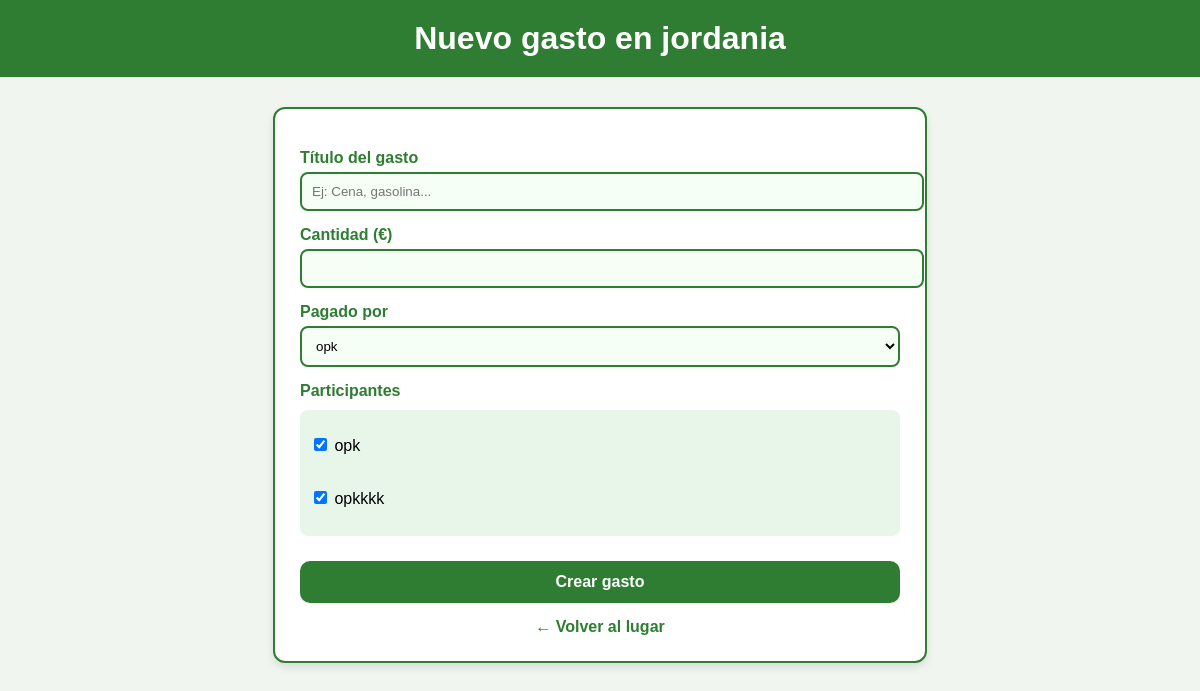
The page /lugares/12/gastos/crear/ on the database its author committed.
### trips/models.py (models this page shows, shortened)
class Lugar(models.Model):
    nombre = models.CharField(max_length=200)
    descripcion = models.TextField(blank=True)
    creado_en = models.DateTimeField(auto_now_add=True)

class MiembroLugar(models.Model):
    lugar = models.ForeignKey(Lugar, on_delete=models.CASCADE, related_name='miembros')
    usuario = models.ForeignKey(Usuario, on_delete=models.CASCADE)
    fecha_union = models.DateTimeField(auto_now_add=True)
    class Meta:
        unique_together = ('lugar', 'usuario')

### trips/views.py (the view, shortened to what this page needs)
# urls.py: path("lugares/<int:lugar_id>/gastos/crear/", CrearGastoFormView.as_view(), name="crear_gasto"),
class CrearGastoFormView(View):
    def get(self, request, lugar_id):
        lugar = get_object_or_404(Lugar, pk=lugar_id)
        miembros = MiembroLugar.objects.filter(lugar=lugar)
        return render(request, "trips/crear_gasto.html", {
            "lugar": lugar,
            "miembros": miembros
        })

### trips/templates/trips/crear_gasto.html (shortened to what this page needs)
<!DOCTYPE html>
<html lang="es">
<head>
</head>
<body>
<header>
    <h1>Nuevo gasto en {{ lugar.nombre }}</h1>
</header>
<div class="container">
    <form method="POST">
        <label>Título del gasto</label>
        <input type="text" name="titulo" placeholder="Ej: Cena, gasolina..." required>
        <label>Cantidad (€)</label>
        <input type="number" name="cantidad" step="0.01" required>
        <label>Pagado por</label>
        <select name="pagado_por" required>
            {% for m in miembros %}
                <option value="{{ m.usuario.id }}">
                    {{ m.usuario.username }}
                </option>
            {% endfor %}
        </select>
        <label>Participantes</label>
        <div class="checkbox-group">
            {% for m in miembros %}
                <label>
                    <input type="checkbox" name="usuarios" value="{{ m.usuario.id }}" checked>
                    {{ m.usuario.username }}
                </label><br>
            {% endfor %}
        </div>
        <button type="submit">Crear gasto</button>
    </form>
    <a href="{% url 'detalle_lugar' lugar.id %}" class="volver">← Volver al lugar</a>
</div>
</body>
</html>

### trips/templates/trips/crear_gasto.html (style rules this page uses)
body { margin: 0; padding: 0; font-family: Arial, sans-serif; background-color: #f0f5f0; }
header { background-color: #2e7d32; color: white; padding: 20px; text-align: center; }
h1 { margin: 0; }
.container { background-color: white; max-width: 600px; margin: 30px auto; padding: 25px; border-radius: 12px; border: 2px solid #2e7d32; box-shadow: 0 4px 8px rgba(0,0,0,0.1); }
label { display: block; margin-top: 15px; font-weight: bold; color: #2e7d32; }
input[type="text"], input[type="number"], select { width: 100%; padding: 10px; margin-top: 5px; border: 2px solid #2e7d32; border-radius: 8px; background-color: #f6fff6; }
.checkbox-group { background-color: #e8f5e9; padding: 10px; border-radius: 8px; margin-top: 10px; }
.checkbox-group label { color: black; font-weight: normal; }
button { width: 100%; margin-top: 25px; padding: 12px; background-color: #2e7d32; color: white; border: none; border-radius: 10px; font-size: 16px; font-weight: bold; cursor: pointer; }
a.volver { display: block; text-align: center; margin-top: 15px; color: #2e7d32; font-weight: bold; text-decoration: none; }

### rows shown on the page
Lugar: nombre "jordania"
MiembroLugar: usuario.username "opk"
MiembroLugar: usuario.username "opkkkk"

### other values the page prints
form field pagado_por "opk"
